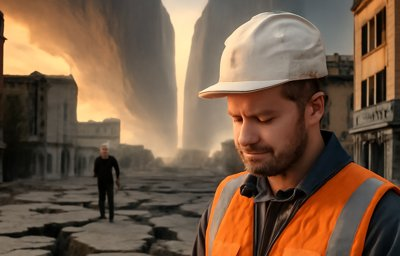
#> input picture DGM4/origin/donedata/032d247ae7.jpg, 400 x 256 px; its folder holds only this picture in this run
$ python -i pre_crop_restore.py   (imports and definitions only)   (older library calls are emulated)
#> lines starting #> are read from the running program, lines starting #| are printed output that depends on the picture
import os
import cv2
import numpy as np
import subprocess

# [1 line not run here, left out]

def estimate_blur(image):
    gray = cv2.cvtColor(image, cv2.COLOR_BGR2GRAY)
    return cv2.Laplacian(gray, cv2.CV_64F).var()

def estimate_noise(image):
    gray = cv2.cvtColor(image, cv2.COLOR_BGR2GRAY)
    M = gray.mean()
    return np.mean((gray - M) ** 2)

def pad_to_multiple_of_8(image):
    h, w = image.shape[:2]
    pad_h = (8 - h % 8) % 8
    pad_w = (8 - w % 8) % 8
    padded = cv2.copyMakeBorder(image, 0, pad_h, 0, pad_w, cv2.BORDER_REFLECT_101)
    return padded, (h, w)

def crop_to_original(image, original_shape):
    return image[:original_shape[0], :original_shape[1]]

def process_image(image_path):
#> called with image_path = '../DGM4/origin/donedata/032d247ae7.jpg'
    img = cv2.imread(image_path)
#> img is the input picture: shape (256, 400, 3); mean B, G, R 70.3, 91.8, 118.3
    if img is None:
        print(f"❌ Could not read image: {image_path}")
        return

    blur_score = estimate_blur(img)
#> in estimate_blur, `gray = cv2.cvtColor(image, cv2.COLOR_BGR2GRAY)`:
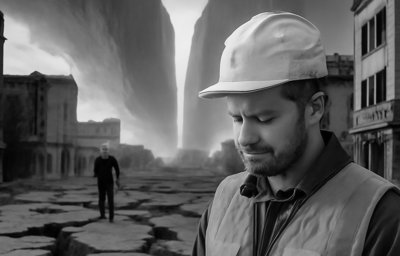
#> gray: shape (256, 400); min 0, max 248, mean 97.3
#> blur_score = 398.2
    noise_score = estimate_noise(img)
#> in estimate_noise, `M = gray.mean()`: M = 97.31
#> noise_score = 3066.3
    print(f"📊 {os.path.basename(image_path)} — Blur: {blur_score:.1f}, Noise: {noise_score:.1f}")
#| 📊 032d247ae7.jpg — Blur: 398.2, Noise: 3066.3

    padded_img, original_shape = pad_to_multiple_of_8(img)
#> original_shape = (256, 400)
    padded_path = image_path.replace("original", "padded_temp")
    os.makedirs(os.path.dirname(padded_path), exist_ok=True)
    cv2.imwrite(padded_path, padded_img)

    restored_name = os.path.basename(image_path)
    restored_path = os.path.join("restored_images", restored_name)

    if blur_score < 100 and noise_score > 2000:
        print("🧠 Applying: Restormer (motion_deblurring.pth)")
        subprocess.run([
            "conda", "run", "-n", "restorm", "python", "Restormer/inference_restormer.py",
            "--task", "motion_deblurring",
            "--input_dir", os.path.dirname(padded_path),
            "--result_dir", "restored_images/",
            "--weights", "pretrained_models/motion_deblurring.pth"
        ])
    else:
        print("🧠 Applying: Real-ESRGAN")
        subprocess.run([
            "conda", "run", "-n", "esrgan", "python", "Real-ESRGAN/inference_realesrgan.py",
            "-i", padded_path,
            "-o", "restored_images/",
            "-n", "RealESRGAN_x4plus",
            "--model_path", "pretrained_models/RealESRGAN_x4plus.pth",
            "--outscale", "1",
            "--fp32",
            "--tile", "128",
            "--tile_pad", "10"
        ])
#> (this line was passed over: subprocess is not available in this run)

    if os.path.exists(restored_path):
        restored = cv2.imread(restored_path)
        if restored is not None:
            cropped = crop_to_original(restored, original_shape)
            cv2.imwrite(restored_path, cropped)

# Process all images in images/original/
input_dir = "images/original/"
# [3 lines not run here, left out]

>>> result = process_image('../DGM4/origin/donedata/032d247ae7.jpg')

$ run again, on DGM4/origin/donedata/047c984746.jpg
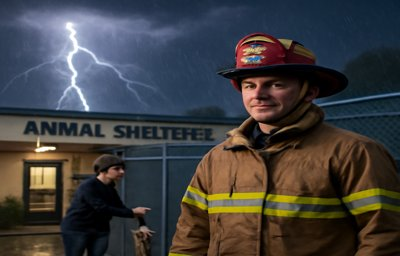
#> input picture DGM4/origin/donedata/047c984746.jpg, 400 x 256 px
#> in process_image, img is the input picture: shape (256, 400, 3); mean B, G, R 62.5, 62, 63.1
#> in estimate_blur, `gray = cv2.cvtColor(image, cv2.COLOR_BGR2GRAY)`:
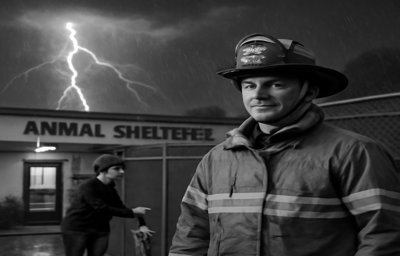
#> gray: shape (256, 400); min 0, max 255, mean 62.4
#> blur_score = 312.1
#> M = 62.41
#> noise_score = 1731.2
#| 📊 047c984746.jpg — Blur: 312.1, Noise: 1731.2
#> original_shape = (256, 400)

$ run again, on DGM4/origin/donedata/050a8336ec.jpg
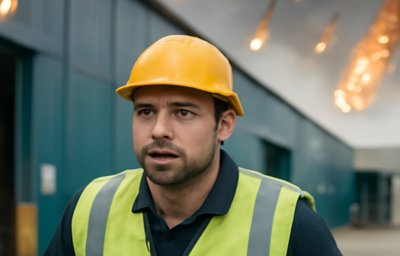
#> input picture DGM4/origin/donedata/050a8336ec.jpg, 400 x 256 px
#> in process_image, img is the input picture: shape (256, 400, 3); mean B, G, R 100.4, 117.5, 112.1
#> in estimate_blur, `gray = cv2.cvtColor(image, cv2.COLOR_BGR2GRAY)`:
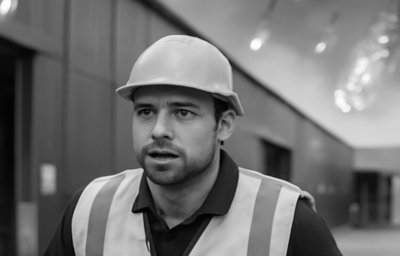
#> gray: shape (256, 400); min 0, max 255, mean 113.9
#> blur_score = 175.6
#> M = 113.9
#> noise_score = 3328.6
#| 📊 050a8336ec.jpg — Blur: 175.6, Noise: 3328.6
#> original_shape = (256, 400)

$ run again, on DGM4/origin/donedata/05943d7507.jpg
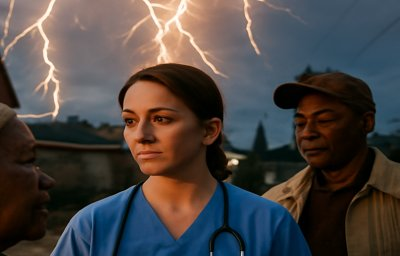
#> input picture DGM4/origin/donedata/05943d7507.jpg, 400 x 256 px
#> in process_image, img is the input picture: shape (256, 400, 3); mean B, G, R 67.2, 68.7, 74
#> in estimate_blur, `gray = cv2.cvtColor(image, cv2.COLOR_BGR2GRAY)`:
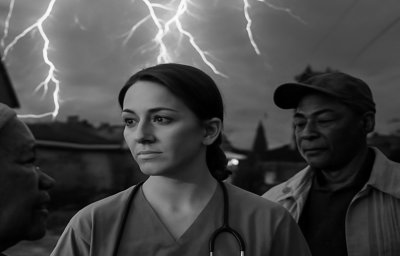
#> gray: shape (256, 400); min 0, max 253, mean 70.1
#> blur_score = 211.3
#> M = 70.11
#> noise_score = 2487.8
#| 📊 05943d7507.jpg — Blur: 211.3, Noise: 2487.8
#> original_shape = (256, 400)
